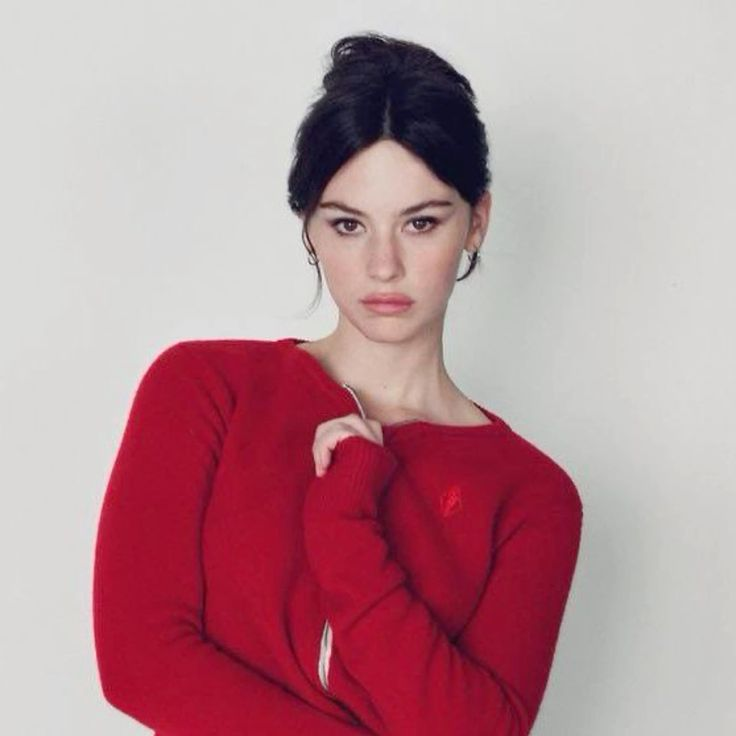
#> input picture images/gracie.jpeg, 736 x 736 px
$ python face_detect.py
#> lines starting #> are read from the running program, lines starting #| are printed output that depends on the picture; after the words box and inside, x2 and y2 are one past the last pixel; in counts of white or black regions, pixels touching at a corner belong together
import cv2 as cv
import numpy as np

img=cv.imread('images/gracie.jpeg')
#> img is the input picture: shape (736, 736, 3); mean B, G, R 150.8, 143.5, 184.7
# cv.imshow('person',img)

gray=cv.cvtColor(img,cv.COLOR_BGR2GRAY)
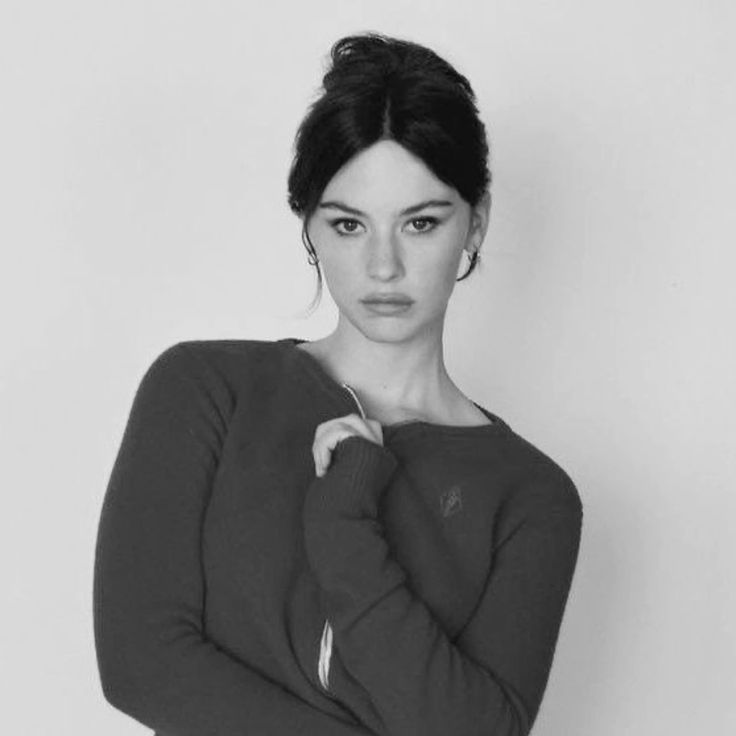
#> gray: shape (736, 736); min 8, max 242, mean 156.7
# # cv.imshow('gray version',gray)

haar_cascade=cv.CascadeClassifier('haar_face.xml')

#single manche lai
single_faces_detected=haar_cascade.detectMultiScale(gray,scaleFactor=1.1, minNeighbors=3)
#> single_faces_detected = [[287, 149, 196, 196]]
print(f'Number of Faces found = {len(single_faces_detected)}')
#| Number of Faces found = 1

for(x,y,w,h) in single_faces_detected:
    cv.rectangle(img,(x,y),(x+w,y+h), (0,255,0), thickness=2)
#> this loop made 1 pass
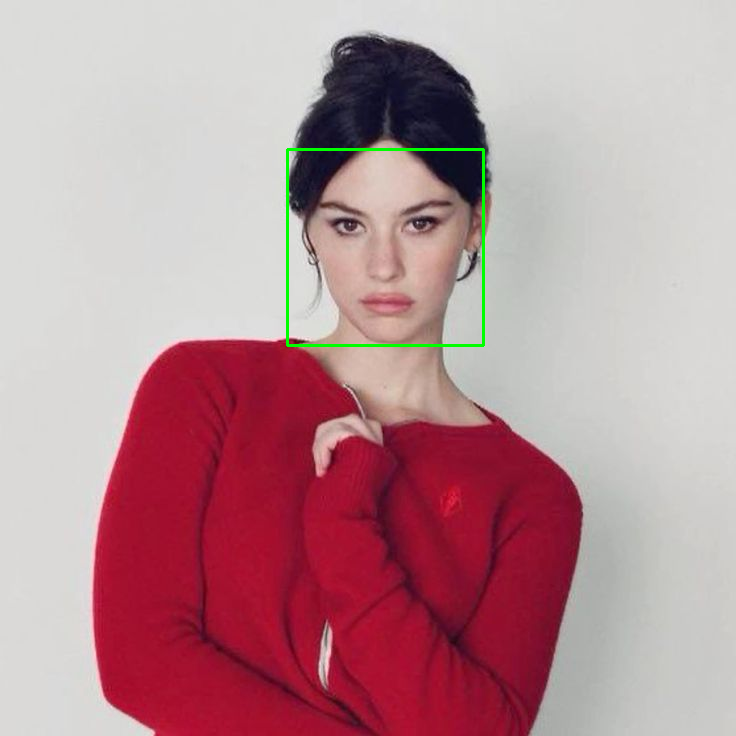
#> img: shape (736, 736, 3); 0.43% of pixels changed, all inside (x1, y1, x2, y2) = (286, 148, 485, 347)

cv.imshow('Detected Faces',img)

#but haar cascades are prone to noise so not so accurate
cv.waitKey(0)
